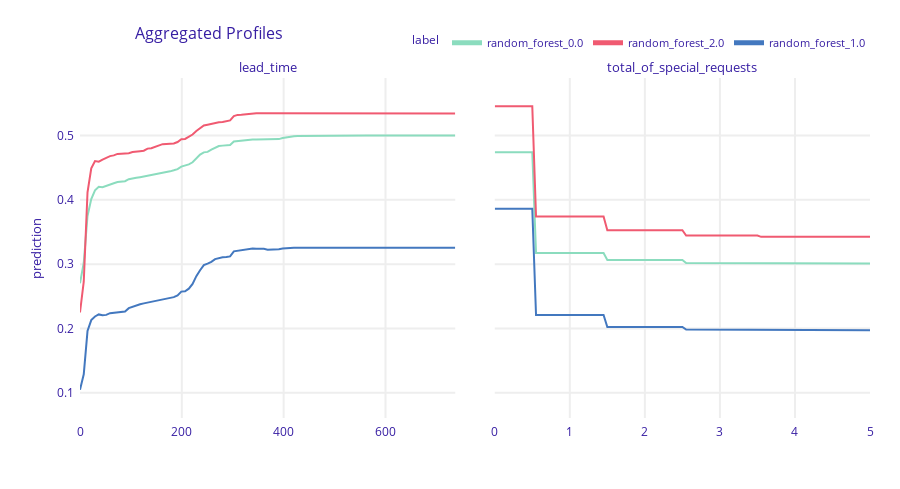

Here is the notebook cell this chart was saved with:
### Code cell
forest_mprofile = exp_forest.model_profile(variables = ["lead_time", "total_of_special_requests"],
                                           groups = "children",
                                           type = "partial")
forest_mprofile.plot()

### Figure 1 — Plotly figure (JSON) as saved in the notebook; plotly's stock layout.template omitted (floating-point values rounded to 4 significant figures; data arrays with more than 128 entries replaced by an {"elided": "..."} marker saying what was removed)
{"data": [{"customdata": {"elided": "101x3 mixed values"}, "hovertemplate": "<b>%{hovertext}</b><br><br>prediction=%{y:.3f}<br>mean_prediction=%{customdata[0]:.3f}<extra></extra>", "hovertext": ["random_forest_0.0", "random_forest_0.0", "random_forest_0.0", "random_forest_0.0", "random_forest_0.0", "random_forest_0.0", "random_forest_0.0", "random_forest_0.0", "random_forest_0.0", "random_forest_0.0", "random_forest_0.0", "random_forest_0.0", "random_forest_0.0", "random_forest_0.0", "random_forest_0.0", "random_forest_0.0", "random_forest_0.0", "random_forest_0.0", "random_forest_0.0", "random_forest_0.0", "random_forest_0.0", "random_forest_0.0", "random_forest_0.0", "random_forest_0.0", "random_forest_0.0", "random_forest_0.0", "random_forest_0.0", "random_forest_0.0", "random_forest_0.0", "random_forest_0.0", "random_forest_0.0", "random_forest_0.0", "random_forest_0.0", "random_forest_0.0", "random_forest_0.0", "random_forest_0.0", "random_forest_0.0", "random_forest_0.0", "random_forest_0.0", "random_forest_0.0", "random_forest_0.0", "random_forest_0.0", "random_forest_0.0", "random_forest_0.0", "random_forest_0.0", "random_forest_0.0", "random_forest_0.0", "random_forest_0.0", "random_forest_0.0", "random_forest_0.0", "random_forest_0.0", "random_forest_0.0", "random_forest_0.0", "random_forest_0.0", "random_forest_0.0", "random_forest_0.0", "random_forest_0.0", "random_forest_0.0", "random_forest_0.0", "random_forest_0.0", "random_forest_0.0", "random_forest_0.0", "random_forest_0.0", "random_forest_0.0", "random_forest_0.0", "random_forest_0.0", "random_forest_0.0", "random_forest_0.0", "random_forest_0.0", "random_forest_0.0", "random_forest_0.0", "random_forest_0.0", "random_forest_0.0", "random_forest_0.0", "random_forest_0.0", "random_forest_0.0", "random_forest_0.0", "random_forest_0.0", "random_forest_0.0", "random_forest_0.0", "random_forest_0.0", "random_forest_0.0", "random_forest_0.0", "random_forest_0.0", "random_forest_0.0", "random_forest_0.0", "random_forest_0.0", "random_forest_0.0", "random_forest_0.0", "random_forest_0.0", "random_forest_0.0", "random_forest_0.0", "random_forest_0.0", "random_forest_0.0", "random_forest_0.0", "random_forest_0.0", "random_forest_0.0", "random_forest_0.0", "random_forest_0.0", "random_forest_0.0", "random_forest_0.0"], "legendgroup": "random_forest_0.0", "line": {"color": "#8bdcbe", "dash": "solid", "width": 2}, "marker": {"symbol": "circle"}, "mode": "lines", "name": "random_forest_0.0", "opacity": 1, "orientation": "v", "showlegend": true, "type": "scatter", "x": [0, 7.37, 14.74, 22.11, 29.48, 36.85, 44.22, 51.59, 58.96, 66.33, 73.7, 81.07, 88.44, 95.81, 103.2, 110.5, 117.9, 125.3, 132.7, 140.0, 147.4, 154.8, 162.1, 169.5, 176.9, 184.2, 191.6, 199.0, 206.4, 213.7, 221.1, 228.5, 235.8, 243.2, 250.6, 257.9, 265.3, 272.7, 280.1, 287.4, 294.8, 302.2, 309.5, 316.9, 324.3, 331.6, 339.0, 346.4, 353.8, 361.1, 368.5, 375.9, 383.2, 390.6, 398.0, 405.4, 412.7, 420.1, 427.5, 434.8, 442.2, 449.6, 456.9, 464.3, 471.7, 479.1, 486.4, 493.8, 501.2, 508.5, 515.9, 523.3, 530.6, 538.0, 545.4, 552.8, 560.1, 567.5, 574.9, 582.2, 589.6, 597.0, 604.3, 611.7, 619.1, 626.5, 633.8, 641.2, 648.6, 655.9, 663.3, 670.7, 678.0, 685.4, 692.8, 700.1, 707.5, 714.9, 722.3, 729.6, 737], "xaxis": "x", "y": [0.2701, 0.3021, 0.3749, 0.4012, 0.4149, 0.4204, 0.4196, 0.4218, 0.4245, 0.4257, 0.4275, 0.428, 0.429, 0.432, 0.4337, 0.4342, 0.4352, 0.4363, 0.4373, 0.4378, 0.4392, 0.4404, 0.4419, 0.4429, 0.4442, 0.4459, 0.4478, 0.4517, 0.453, 0.4551, 0.4584, 0.4639, 0.4702, 0.4738, 0.4745, 0.4779, 0.4808, 0.4835, 0.4843, 0.4847, 0.4852, 0.4906, 0.4914, 0.4922, 0.4927, 0.4935, 0.4938, 0.4939, 0.4939, 0.4939, 0.4933, 0.4934, 0.494, 0.4944, 0.4962, 0.4972, 0.4987, 0.499, 0.499, 0.4991, 0.4992, 0.4993, 0.4993, 0.4995, 0.5, 0.5, 0.5, 0.5, 0.5, 0.5, 0.5, 0.5, 0.5, 0.5, 0.5, 0.5, 0.5, 0.5, 0.5, 0.5, 0.5, 0.5, 0.5, 0.5, 0.5, 0.5, 0.5, 0.5, 0.5, 0.5, 0.5, 0.5, 0.5, 0.5, 0.5, 0.5, 0.5, 0.5, 0.5, 0.5, 0.5], "yaxis": "y"}, {"customdata": {"elided": "101x3 mixed values"}, "hovertemplate": "<b>%{hovertext}</b><br><br>prediction=%{y:.3f}<br>mean_prediction=%{customdata[0]:.3f}<extra></extra>", "hovertext": ["random_forest_0.0", "random_forest_0.0", "random_forest_0.0", "random_forest_0.0", "random_forest_0.0", "random_forest_0.0", "random_forest_0.0", "random_forest_0.0", "random_forest_0.0", "random_forest_0.0", "random_forest_0.0", "random_forest_0.0", "random_forest_0.0", "random_forest_0.0", "random_forest_0.0", "random_forest_0.0", "random_forest_0.0", "random_forest_0.0", "random_forest_0.0", "random_forest_0.0", "random_forest_0.0", "random_forest_0.0", "random_forest_0.0", "random_forest_0.0", "random_forest_0.0", "random_forest_0.0", "random_forest_0.0", "random_forest_0.0", "random_forest_0.0", "random_forest_0.0", "random_forest_0.0", "random_forest_0.0", "random_forest_0.0", "random_forest_0.0", "random_forest_0.0", "random_forest_0.0", "random_forest_0.0", "random_forest_0.0", "random_forest_0.0", "random_forest_0.0", "random_forest_0.0", "random_forest_0.0", "random_forest_0.0", "random_forest_0.0", "random_forest_0.0", "random_forest_0.0", "random_forest_0.0", "random_forest_0.0", "random_forest_0.0", "random_forest_0.0", "random_forest_0.0", "random_forest_0.0", "random_forest_0.0", "random_forest_0.0", "random_forest_0.0", "random_forest_0.0", "random_forest_0.0", "random_forest_0.0", "random_forest_0.0", "random_forest_0.0", "random_forest_0.0", "random_forest_0.0", "random_forest_0.0", "random_forest_0.0", "random_forest_0.0", "random_forest_0.0", "random_forest_0.0", "random_forest_0.0", "random_forest_0.0", "random_forest_0.0", "random_forest_0.0", "random_forest_0.0", "random_forest_0.0", "random_forest_0.0", "random_forest_0.0", "random_forest_0.0", "random_forest_0.0", "random_forest_0.0", "random_forest_0.0", "random_forest_0.0", "random_forest_0.0", "random_forest_0.0", "random_forest_0.0", "random_forest_0.0", "random_forest_0.0", "random_forest_0.0", "random_forest_0.0", "random_forest_0.0", "random_forest_0.0", "random_forest_0.0", "random_forest_0.0", "random_forest_0.0", "random_forest_0.0", "random_forest_0.0", "random_forest_0.0", "random_forest_0.0", "random_forest_0.0", "random_forest_0.0", "random_forest_0.0", "random_forest_0.0", "random_forest_0.0"], "legendgroup": "random_forest_0.0", "line": {"color": "#8bdcbe", "dash": "solid", "width": 2}, "marker": {"symbol": "circle"}, "mode": "lines", "name": "random_forest_0.0", "opacity": 1, "orientation": "v", "showlegend": false, "type": "scatter", "x": [0, 0.05, 0.1, 0.15, 0.2, 0.25, 0.3, 0.35, 0.4, 0.45, 0.5, 0.55, 0.6, 0.65, 0.7, 0.75, 0.8, 0.85, 0.9, 0.95, 1, 1.05, 1.1, 1.15, 1.2, 1.25, 1.3, 1.35, 1.4, 1.45, 1.5, 1.55, 1.6, 1.65, 1.7, 1.75, 1.8, 1.85, 1.9, 1.95, 2, 2.05, 2.1, 2.15, 2.2, 2.25, 2.3, 2.35, 2.4, 2.45, 2.5, 2.55, 2.6, 2.65, 2.7, 2.75, 2.8, 2.85, 2.9, 2.95, 3, 3.05, 3.1, 3.15, 3.2, 3.25, 3.3, 3.35, 3.4, 3.45, 3.5, 3.55, 3.6, 3.65, 3.7, 3.75, 3.8, 3.85, 3.9, 3.95, 4, 4.05, 4.1, 4.15, 4.2, 4.25, 4.3, 4.35, 4.4, 4.45, 4.5, 4.55, 4.6, 4.65, 4.7, 4.75, 4.8, 4.85, 4.9, 4.95, 5], "xaxis": "x2", "y": [0.4741, 0.4741, 0.4741, 0.4741, 0.4741, 0.4741, 0.4741, 0.4741, 0.4741, 0.4741, 0.4741, 0.3173, 0.3173, 0.3173, 0.3173, 0.3173, 0.3173, 0.3173, 0.3173, 0.3173, 0.3173, 0.3173, 0.3173, 0.3173, 0.3173, 0.3173, 0.3173, 0.3173, 0.3173, 0.3173, 0.3065, 0.3065, 0.3065, 0.3065, 0.3065, 0.3065, 0.3065, 0.3065, 0.3065, 0.3065, 0.3065, 0.3065, 0.3065, 0.3065, 0.3065, 0.3065, 0.3065, 0.3065, 0.3065, 0.3065, 0.3065, 0.3018, 0.3018, 0.3018, 0.3018, 0.3018, 0.3018, 0.3018, 0.3018, 0.3018, 0.3018, 0.3018, 0.3018, 0.3018, 0.3018, 0.3018, 0.3018, 0.3018, 0.3018, 0.3018, 0.3018, 0.3009, 0.3009, 0.3009, 0.3009, 0.3009, 0.3009, 0.3009, 0.3009, 0.3009, 0.3009, 0.3009, 0.3009, 0.3009, 0.3009, 0.3009, 0.3009, 0.3009, 0.3009, 0.3009, 0.3009, 0.3009, 0.3009, 0.3009, 0.3009, 0.3009, 0.3009, 0.3009, 0.3009, 0.3009, 0.3009], "yaxis": "y2"}, {"customdata": {"elided": "101x3 mixed values"}, "hovertemplate": "<b>%{hovertext}</b><br><br>prediction=%{y:.3f}<br>mean_prediction=%{customdata[0]:.3f}<extra></extra>", "hovertext": ["random_forest_2.0", "random_forest_2.0", "random_forest_2.0", "random_forest_2.0", "random_forest_2.0", "random_forest_2.0", "random_forest_2.0", "random_forest_2.0", "random_forest_2.0", "random_forest_2.0", "random_forest_2.0", "random_forest_2.0", "random_forest_2.0", "random_forest_2.0", "random_forest_2.0", "random_forest_2.0", "random_forest_2.0", "random_forest_2.0", "random_forest_2.0", "random_forest_2.0", "random_forest_2.0", "random_forest_2.0", "random_forest_2.0", "random_forest_2.0", "random_forest_2.0", "random_forest_2.0", "random_forest_2.0", "random_forest_2.0", "random_forest_2.0", "random_forest_2.0", "random_forest_2.0", "random_forest_2.0", "random_forest_2.0", "random_forest_2.0", "random_forest_2.0", "random_forest_2.0", "random_forest_2.0", "random_forest_2.0", "random_forest_2.0", "random_forest_2.0", "random_forest_2.0", "random_forest_2.0", "random_forest_2.0", "random_forest_2.0", "random_forest_2.0", "random_forest_2.0", "random_forest_2.0", "random_forest_2.0", "random_forest_2.0", "random_forest_2.0", "random_forest_2.0", "random_forest_2.0", "random_forest_2.0", "random_forest_2.0", "random_forest_2.0", "random_forest_2.0", "random_forest_2.0", "random_forest_2.0", "random_forest_2.0", "random_forest_2.0", "random_forest_2.0", "random_forest_2.0", "random_forest_2.0", "random_forest_2.0", "random_forest_2.0", "random_forest_2.0", "random_forest_2.0", "random_forest_2.0", "random_forest_2.0", "random_forest_2.0", "random_forest_2.0", "random_forest_2.0", "random_forest_2.0", "random_forest_2.0", "random_forest_2.0", "random_forest_2.0", "random_forest_2.0", "random_forest_2.0", "random_forest_2.0", "random_forest_2.0", "random_forest_2.0", "random_forest_2.0", "random_forest_2.0", "random_forest_2.0", "random_forest_2.0", "random_forest_2.0", "random_forest_2.0", "random_forest_2.0", "random_forest_2.0", "random_forest_2.0", "random_forest_2.0", "random_forest_2.0", "random_forest_2.0", "random_forest_2.0", "random_forest_2.0", "random_forest_2.0", "random_forest_2.0", "random_forest_2.0", "random_forest_2.0", "random_forest_2.0", "random_forest_2.0"], "legendgroup": "random_forest_2.0", "line": {"color": "#f05a71", "dash": "solid", "width": 2}, "marker": {"symbol": "circle"}, "mode": "lines", "name": "random_forest_2.0", "opacity": 1, "orientation": "v", "showlegend": true, "type": "scatter", "x": [0, 7.37, 14.74, 22.11, 29.48, 36.85, 44.22, 51.59, 58.96, 66.33, 73.7, 81.07, 88.44, 95.81, 103.2, 110.5, 117.9, 125.3, 132.7, 140.0, 147.4, 154.8, 162.1, 169.5, 176.9, 184.2, 191.6, 199.0, 206.4, 213.7, 221.1, 228.5, 235.8, 243.2, 250.6, 257.9, 265.3, 272.7, 280.1, 287.4, 294.8, 302.2, 309.5, 316.9, 324.3, 331.6, 339.0, 346.4, 353.8, 361.1, 368.5, 375.9, 383.2, 390.6, 398.0, 405.4, 412.7, 420.1, 427.5, 434.8, 442.2, 449.6, 456.9, 464.3, 471.7, 479.1, 486.4, 493.8, 501.2, 508.5, 515.9, 523.3, 530.6, 538.0, 545.4, 552.8, 560.1, 567.5, 574.9, 582.2, 589.6, 597.0, 604.3, 611.7, 619.1, 626.5, 633.8, 641.2, 648.6, 655.9, 663.3, 670.7, 678.0, 685.4, 692.8, 700.1, 707.5, 714.9, 722.3, 729.6, 737], "xaxis": "x", "y": [0.2248, 0.2727, 0.4117, 0.4489, 0.4602, 0.4594, 0.4626, 0.4653, 0.468, 0.4691, 0.4714, 0.4718, 0.4724, 0.4726, 0.4744, 0.4755, 0.4756, 0.4763, 0.4796, 0.4803, 0.482, 0.4837, 0.4865, 0.4869, 0.4873, 0.4875, 0.4899, 0.4942, 0.4946, 0.4978, 0.5016, 0.5069, 0.511, 0.5156, 0.5168, 0.5181, 0.5196, 0.5204, 0.5208, 0.5217, 0.5235, 0.5301, 0.532, 0.5324, 0.5329, 0.5346, 0.5345, 0.5345, 0.5345, 0.5345, 0.5339, 0.5339, 0.5339, 0.5339, 0.5341, 0.534, 0.5342, 0.5342, 0.5342, 0.5342, 0.5342, 0.5342, 0.5342, 0.5342, 0.5342, 0.5342, 0.5342, 0.5342, 0.5342, 0.5342, 0.5342, 0.5342, 0.5342, 0.5342, 0.5342, 0.5342, 0.5342, 0.5342, 0.5342, 0.5342, 0.5342, 0.5342, 0.5342, 0.5342, 0.5342, 0.5342, 0.5342, 0.5342, 0.5342, 0.5342, 0.5342, 0.5342, 0.5342, 0.5342, 0.5342, 0.5342, 0.5342, 0.5342, 0.5342, 0.5342, 0.5342], "yaxis": "y"}, {"customdata": {"elided": "101x3 mixed values"}, "hovertemplate": "<b>%{hovertext}</b><br><br>prediction=%{y:.3f}<br>mean_prediction=%{customdata[0]:.3f}<extra></extra>", "hovertext": ["random_forest_2.0", "random_forest_2.0", "random_forest_2.0", "random_forest_2.0", "random_forest_2.0", "random_forest_2.0", "random_forest_2.0", "random_forest_2.0", "random_forest_2.0", "random_forest_2.0", "random_forest_2.0", "random_forest_2.0", "random_forest_2.0", "random_forest_2.0", "random_forest_2.0", "random_forest_2.0", "random_forest_2.0", "random_forest_2.0", "random_forest_2.0", "random_forest_2.0", "random_forest_2.0", "random_forest_2.0", "random_forest_2.0", "random_forest_2.0", "random_forest_2.0", "random_forest_2.0", "random_forest_2.0", "random_forest_2.0", "random_forest_2.0", "random_forest_2.0", "random_forest_2.0", "random_forest_2.0", "random_forest_2.0", "random_forest_2.0", "random_forest_2.0", "random_forest_2.0", "random_forest_2.0", "random_forest_2.0", "random_forest_2.0", "random_forest_2.0", "random_forest_2.0", "random_forest_2.0", "random_forest_2.0", "random_forest_2.0", "random_forest_2.0", "random_forest_2.0", "random_forest_2.0", "random_forest_2.0", "random_forest_2.0", "random_forest_2.0", "random_forest_2.0", "random_forest_2.0", "random_forest_2.0", "random_forest_2.0", "random_forest_2.0", "random_forest_2.0", "random_forest_2.0", "random_forest_2.0", "random_forest_2.0", "random_forest_2.0", "random_forest_2.0", "random_forest_2.0", "random_forest_2.0", "random_forest_2.0", "random_forest_2.0", "random_forest_2.0", "random_forest_2.0", "random_forest_2.0", "random_forest_2.0", "random_forest_2.0", "random_forest_2.0", "random_forest_2.0", "random_forest_2.0", "random_forest_2.0", "random_forest_2.0", "random_forest_2.0", "random_forest_2.0", "random_forest_2.0", "random_forest_2.0", "random_forest_2.0", "random_forest_2.0", "random_forest_2.0", "random_forest_2.0", "random_forest_2.0", "random_forest_2.0", "random_forest_2.0", "random_forest_2.0", "random_forest_2.0", "random_forest_2.0", "random_forest_2.0", "random_forest_2.0", "random_forest_2.0", "random_forest_2.0", "random_forest_2.0", "random_forest_2.0", "random_forest_2.0", "random_forest_2.0", "random_forest_2.0", "random_forest_2.0", "random_forest_2.0", "random_forest_2.0"], "legendgroup": "random_forest_2.0", "line": {"color": "#f05a71", "dash": "solid", "width": 2}, "marker": {"symbol": "circle"}, "mode": "lines", "name": "random_forest_2.0", "opacity": 1, "orientation": "v", "showlegend": false, "type": "scatter", "x": [0, 0.05, 0.1, 0.15, 0.2, 0.25, 0.3, 0.35, 0.4, 0.45, 0.5, 0.55, 0.6, 0.65, 0.7, 0.75, 0.8, 0.85, 0.9, 0.95, 1, 1.05, 1.1, 1.15, 1.2, 1.25, 1.3, 1.35, 1.4, 1.45, 1.5, 1.55, 1.6, 1.65, 1.7, 1.75, 1.8, 1.85, 1.9, 1.95, 2, 2.05, 2.1, 2.15, 2.2, 2.25, 2.3, 2.35, 2.4, 2.45, 2.5, 2.55, 2.6, 2.65, 2.7, 2.75, 2.8, 2.85, 2.9, 2.95, 3, 3.05, 3.1, 3.15, 3.2, 3.25, 3.3, 3.35, 3.4, 3.45, 3.5, 3.55, 3.6, 3.65, 3.7, 3.75, 3.8, 3.85, 3.9, 3.95, 4, 4.05, 4.1, 4.15, 4.2, 4.25, 4.3, 4.35, 4.4, 4.45, 4.5, 4.55, 4.6, 4.65, 4.7, 4.75, 4.8, 4.85, 4.9, 4.95, 5], "xaxis": "x2", "y": [0.5453, 0.5453, 0.5453, 0.5453, 0.5453, 0.5453, 0.5453, 0.5453, 0.5453, 0.5453, 0.5453, 0.3742, 0.3742, 0.3742, 0.3742, 0.3742, 0.3742, 0.3742, 0.3742, 0.3742, 0.3742, 0.3742, 0.3742, 0.3742, 0.3742, 0.3742, 0.3742, 0.3742, 0.3742, 0.3742, 0.3527, 0.3527, 0.3527, 0.3527, 0.3527, 0.3527, 0.3527, 0.3527, 0.3527, 0.3527, 0.3527, 0.3527, 0.3527, 0.3527, 0.3527, 0.3527, 0.3527, 0.3527, 0.3527, 0.3527, 0.3527, 0.3445, 0.3445, 0.3445, 0.3445, 0.3445, 0.3445, 0.3445, 0.3445, 0.3445, 0.3445, 0.3445, 0.3445, 0.3445, 0.3445, 0.3445, 0.3445, 0.3445, 0.3445, 0.3445, 0.3445, 0.3424, 0.3424, 0.3424, 0.3424, 0.3424, 0.3424, 0.3424, 0.3424, 0.3424, 0.3424, 0.3424, 0.3424, 0.3424, 0.3424, 0.3424, 0.3424, 0.3424, 0.3424, 0.3424, 0.3424, 0.3424, 0.3424, 0.3424, 0.3424, 0.3424, 0.3424, 0.3424, 0.3424, 0.3424, 0.3424], "yaxis": "y2"}, {"customdata": {"elided": "101x3 mixed values"}, "hovertemplate": "<b>%{hovertext}</b><br><br>prediction=%{y:.3f}<br>mean_prediction=%{customdata[0]:.3f}<extra></extra>", "hovertext": ["random_forest_1.0", "random_forest_1.0", "random_forest_1.0", "random_forest_1.0", "random_forest_1.0", "random_forest_1.0", "random_forest_1.0", "random_forest_1.0", "random_forest_1.0", "random_forest_1.0", "random_forest_1.0", "random_forest_1.0", "random_forest_1.0", "random_forest_1.0", "random_forest_1.0", "random_forest_1.0", "random_forest_1.0", "random_forest_1.0", "random_forest_1.0", "random_forest_1.0", "random_forest_1.0", "random_forest_1.0", "random_forest_1.0", "random_forest_1.0", "random_forest_1.0", "random_forest_1.0", "random_forest_1.0", "random_forest_1.0", "random_forest_1.0", "random_forest_1.0", "random_forest_1.0", "random_forest_1.0", "random_forest_1.0", "random_forest_1.0", "random_forest_1.0", "random_forest_1.0", "random_forest_1.0", "random_forest_1.0", "random_forest_1.0", "random_forest_1.0", "random_forest_1.0", "random_forest_1.0", "random_forest_1.0", "random_forest_1.0", "random_forest_1.0", "random_forest_1.0", "random_forest_1.0", "random_forest_1.0", "random_forest_1.0", "random_forest_1.0", "random_forest_1.0", "random_forest_1.0", "random_forest_1.0", "random_forest_1.0", "random_forest_1.0", "random_forest_1.0", "random_forest_1.0", "random_forest_1.0", "random_forest_1.0", "random_forest_1.0", "random_forest_1.0", "random_forest_1.0", "random_forest_1.0", "random_forest_1.0", "random_forest_1.0", "random_forest_1.0", "random_forest_1.0", "random_forest_1.0", "random_forest_1.0", "random_forest_1.0", "random_forest_1.0", "random_forest_1.0", "random_forest_1.0", "random_forest_1.0", "random_forest_1.0", "random_forest_1.0", "random_forest_1.0", "random_forest_1.0", "random_forest_1.0", "random_forest_1.0", "random_forest_1.0", "random_forest_1.0", "random_forest_1.0", "random_forest_1.0", "random_forest_1.0", "random_forest_1.0", "random_forest_1.0", "random_forest_1.0", "random_forest_1.0", "random_forest_1.0", "random_forest_1.0", "random_forest_1.0", "random_forest_1.0", "random_forest_1.0", "random_forest_1.0", "random_forest_1.0", "random_forest_1.0", "random_forest_1.0", "random_forest_1.0", "random_forest_1.0", "random_forest_1.0"], "legendgroup": "random_forest_1.0", "line": {"color": "#4378bf", "dash": "solid", "width": 2}, "marker": {"symbol": "circle"}, "mode": "lines", "name": "random_forest_1.0", "opacity": 1, "orientation": "v", "showlegend": true, "type": "scatter", "x": [0, 7.37, 14.74, 22.11, 29.48, 36.85, 44.22, 51.59, 58.96, 66.33, 73.7, 81.07, 88.44, 95.81, 103.2, 110.5, 117.9, 125.3, 132.7, 140.0, 147.4, 154.8, 162.1, 169.5, 176.9, 184.2, 191.6, 199.0, 206.4, 213.7, 221.1, 228.5, 235.8, 243.2, 250.6, 257.9, 265.3, 272.7, 280.1, 287.4, 294.8, 302.2, 309.5, 316.9, 324.3, 331.6, 339.0, 346.4, 353.8, 361.1, 368.5, 375.9, 383.2, 390.6, 398.0, 405.4, 412.7, 420.1, 427.5, 434.8, 442.2, 449.6, 456.9, 464.3, 471.7, 479.1, 486.4, 493.8, 501.2, 508.5, 515.9, 523.3, 530.6, 538.0, 545.4, 552.8, 560.1, 567.5, 574.9, 582.2, 589.6, 597.0, 604.3, 611.7, 619.1, 626.5, 633.8, 641.2, 648.6, 655.9, 663.3, 670.7, 678.0, 685.4, 692.8, 700.1, 707.5, 714.9, 722.3, 729.6, 737], "xaxis": "x", "y": [0.1048, 0.1288, 0.196, 0.213, 0.2186, 0.2218, 0.2204, 0.2211, 0.2237, 0.2243, 0.2254, 0.2257, 0.2264, 0.2315, 0.2338, 0.2354, 0.2377, 0.239, 0.2401, 0.241, 0.242, 0.2432, 0.2448, 0.2459, 0.2467, 0.2487, 0.2514, 0.2573, 0.2579, 0.2619, 0.2692, 0.2813, 0.2905, 0.2985, 0.3007, 0.3035, 0.3078, 0.3097, 0.3106, 0.3112, 0.312, 0.3199, 0.3207, 0.3216, 0.3225, 0.3241, 0.3242, 0.3237, 0.3237, 0.3237, 0.3225, 0.3225, 0.3229, 0.323, 0.3242, 0.3249, 0.3254, 0.3254, 0.3254, 0.3254, 0.3254, 0.3254, 0.3254, 0.3254, 0.3254, 0.3254, 0.3254, 0.3254, 0.3254, 0.3254, 0.3254, 0.3254, 0.3254, 0.3254, 0.3254, 0.3254, 0.3254, 0.3254, 0.3254, 0.3254, 0.3254, 0.3254, 0.3254, 0.3254, 0.3254, 0.3254, 0.3254, 0.3254, 0.3254, 0.3254, 0.3254, 0.3254, 0.3254, 0.3254, 0.3254, 0.3254, 0.3254, 0.3254, 0.3254, 0.3254, 0.3254], "yaxis": "y"}, {"customdata": {"elided": "101x3 mixed values"}, "hovertemplate": "<b>%{hovertext}</b><br><br>prediction=%{y:.3f}<br>mean_prediction=%{customdata[0]:.3f}<extra></extra>", "hovertext": ["random_forest_1.0", "random_forest_1.0", "random_forest_1.0", "random_forest_1.0", "random_forest_1.0", "random_forest_1.0", "random_forest_1.0", "random_forest_1.0", "random_forest_1.0", "random_forest_1.0", "random_forest_1.0", "random_forest_1.0", "random_forest_1.0", "random_forest_1.0", "random_forest_1.0", "random_forest_1.0", "random_forest_1.0", "random_forest_1.0", "random_forest_1.0", "random_forest_1.0", "random_forest_1.0", "random_forest_1.0", "random_forest_1.0", "random_forest_1.0", "random_forest_1.0", "random_forest_1.0", "random_forest_1.0", "random_forest_1.0", "random_forest_1.0", "random_forest_1.0", "random_forest_1.0", "random_forest_1.0", "random_forest_1.0", "random_forest_1.0", "random_forest_1.0", "random_forest_1.0", "random_forest_1.0", "random_forest_1.0", "random_forest_1.0", "random_forest_1.0", "random_forest_1.0", "random_forest_1.0", "random_forest_1.0", "random_forest_1.0", "random_forest_1.0", "random_forest_1.0", "random_forest_1.0", "random_forest_1.0", "random_forest_1.0", "random_forest_1.0", "random_forest_1.0", "random_forest_1.0", "random_forest_1.0", "random_forest_1.0", "random_forest_1.0", "random_forest_1.0", "random_forest_1.0", "random_forest_1.0", "random_forest_1.0", "random_forest_1.0", "random_forest_1.0", "random_forest_1.0", "random_forest_1.0", "random_forest_1.0", "random_forest_1.0", "random_forest_1.0", "random_forest_1.0", "random_forest_1.0", "random_forest_1.0", "random_forest_1.0", "random_forest_1.0", "random_forest_1.0", "random_forest_1.0", "random_forest_1.0", "random_forest_1.0", "random_forest_1.0", "random_forest_1.0", "random_forest_1.0", "random_forest_1.0", "random_forest_1.0", "random_forest_1.0", "random_forest_1.0", "random_forest_1.0", "random_forest_1.0", "random_forest_1.0", "random_forest_1.0", "random_forest_1.0", "random_forest_1.0", "random_forest_1.0", "random_forest_1.0", "random_forest_1.0", "random_forest_1.0", "random_forest_1.0", "random_forest_1.0", "random_forest_1.0", "random_forest_1.0", "random_forest_1.0", "random_forest_1.0", "random_forest_1.0", "random_forest_1.0", "random_forest_1.0"], "legendgroup": "random_forest_1.0", "line": {"color": "#4378bf", "dash": "solid", "width": 2}, "marker": {"symbol": "circle"}, "mode": "lines", "name": "random_forest_1.0", "opacity": 1, "orientation": "v", "showlegend": false, "type": "scatter", "x": [0, 0.05, 0.1, 0.15, 0.2, 0.25, 0.3, 0.35, 0.4, 0.45, 0.5, 0.55, 0.6, 0.65, 0.7, 0.75, 0.8, 0.85, 0.9, 0.95, 1, 1.05, 1.1, 1.15, 1.2, 1.25, 1.3, 1.35, 1.4, 1.45, 1.5, 1.55, 1.6, 1.65, 1.7, 1.75, 1.8, 1.85, 1.9, 1.95, 2, 2.05, 2.1, 2.15, 2.2, 2.25, 2.3, 2.35, 2.4, 2.45, 2.5, 2.55, 2.6, 2.65, 2.7, 2.75, 2.8, 2.85, 2.9, 2.95, 3, 3.05, 3.1, 3.15, 3.2, 3.25, 3.3, 3.35, 3.4, 3.45, 3.5, 3.55, 3.6, 3.65, 3.7, 3.75, 3.8, 3.85, 3.9, 3.95, 4, 4.05, 4.1, 4.15, 4.2, 4.25, 4.3, 4.35, 4.4, 4.45, 4.5, 4.55, 4.6, 4.65, 4.7, 4.75, 4.8, 4.85, 4.9, 4.95, 5], "xaxis": "x2", "y": [0.3861, 0.3861, 0.3861, 0.3861, 0.3861, 0.3861, 0.3861, 0.3861, 0.3861, 0.3861, 0.3861, 0.221, 0.221, 0.221, 0.221, 0.221, 0.221, 0.221, 0.221, 0.221, 0.221, 0.221, 0.221, 0.221, 0.221, 0.221, 0.221, 0.221, 0.221, 0.221, 0.2023, 0.2023, 0.2023, 0.2023, 0.2023, 0.2023, 0.2023, 0.2023, 0.2023, 0.2023, 0.2023, 0.2023, 0.2023, 0.2023, 0.2023, 0.2023, 0.2023, 0.2023, 0.2023, 0.2023, 0.2023, 0.1982, 0.1982, 0.1982, 0.1982, 0.1982, 0.1982, 0.1982, 0.1982, 0.1982, 0.1982, 0.1982, 0.1982, 0.1982, 0.1982, 0.1982, 0.1982, 0.1982, 0.1982, 0.1982, 0.1982, 0.197, 0.197, 0.197, 0.197, 0.197, 0.197, 0.197, 0.197, 0.197, 0.197, 0.197, 0.197, 0.197, 0.197, 0.197, 0.197, 0.197, 0.197, 0.197, 0.197, 0.197, 0.197, 0.197, 0.197, 0.197, 0.197, 0.197, 0.197, 0.197, 0.197], "yaxis": "y2"}], "layout": {"annotations": [{"font": {"size": 13}, "showarrow": false, "text": "lead_time", "x": 0.2375, "xanchor": "center", "xref": "paper", "y": 1, "yanchor": "bottom", "yref": "paper"}, {"font": {"size": 13}, "showarrow": false, "text": "total_of_special_requests", "x": 0.7625, "xanchor": "center", "xref": "paper", "y": 1, "yanchor": "bottom", "yref": "paper"}, {"font": {"size": 13}, "showarrow": false, "text": "prediction", "textangle": -90, "x": -0.07, "xref": "paper", "y": 0.5, "yref": "paper"}], "font": {"color": "#371ea3"}, "height": 489, "hovermode": "x unified", "legend": {"font": {"size": 11}, "itemsizing": "constant", "orientation": "h", "title": {"font": {"size": 12}, "text": "label"}, "tracegroupgap": 0, "x": 1, "xanchor": "right", "y": 1.061, "yanchor": "bottom"}, "margin": {"b": 71, "r": 30, "t": 78}, "title": {"font": {"size": 16}, "text": "Aggregated Profiles", "x": 0.15}, "xaxis": {"anchor": "y", "automargin": true, "domain": [0, 0.475], "fixedrange": true, "gridwidth": 2, "showticklabels": true, "tickcolor": "white", "ticklen": 3, "ticks": "outside", "title": {"text": ""}, "type": "linear", "zeroline": false}, "xaxis2": {"anchor": "y2", "automargin": true, "domain": [0.525, 1], "fixedrange": true, "gridwidth": 2, "showticklabels": true, "tickcolor": "white", "ticklen": 3, "ticks": "outside", "title": {"text": ""}, "type": "linear", "zeroline": false}, "yaxis": {"anchor": "x", "automargin": true, "domain": [0, 1], "fixedrange": true, "gridwidth": 2, "range": [0.06077, 0.5894], "tickcolor": "white", "ticklen": 3, "ticks": "outside", "title": {"text": ""}, "type": "linear", "zeroline": false}, "yaxis2": {"anchor": "x2", "automargin": true, "domain": [0, 1], "fixedrange": true, "gridwidth": 2, "matches": "y", "range": [0.06077, 0.5894], "showticklabels": false, "tickcolor": "white", "ticklen": 3, "ticks": "outside", "title": {"text": ""}, "type": "linear", "zeroline": false}}}
